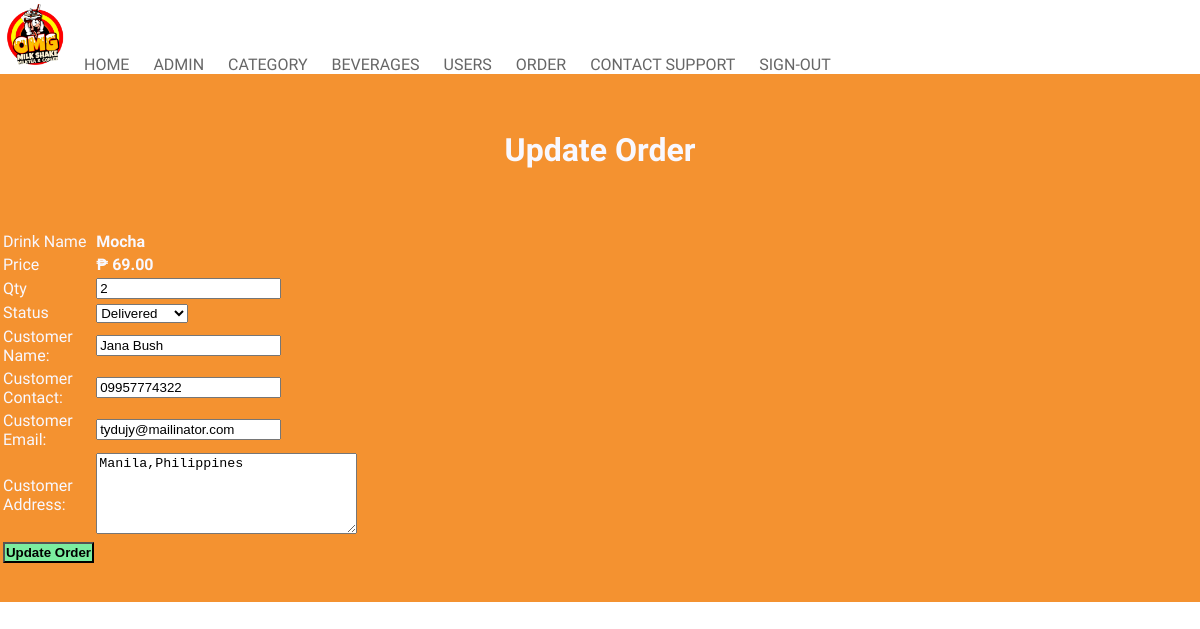
The app's page /admin/update-order.php?id=3 with its own data.
### tables this page shows
CREATE TABLE `tbl_order` (
  `id` int(10) UNSIGNED NOT NULL,
  `user_id` int(100) NOT NULL,
  `drink` varchar(150) NOT NULL,
  `price` decimal(10,2) NOT NULL,
  `qty` int(11) NOT NULL,
  `total` decimal(10,2) NOT NULL,
  `order_date` datetime NOT NULL,
  `status` varchar(50) NOT NULL,
  `customer_name` varchar(150) NOT NULL,
  `customer_contact` varchar(20) NOT NULL,
  `customer_email` varchar(150) NOT NULL,
  `customer_address` varchar(255) NOT NULL,
   `method` varchar(50) NOT NULL
);

### admin/update-order.php (the view, shortened to what this page needs)
<?php include('partials/nav.php'); ?>
<?php include ('../config/constants.php');?>
<div class="main-content">
    <div class="wrapper">
        <h1><center>Update Order<center></h1>
        <br><br>
        <?php
            if(isset($_GET['id']))
            {
                $id=$_GET['id'];
                $sql = "SELECT * FROM tbl_order WHERE id=$id";
                $res = mysqli_query($conn, $sql);
                $count = mysqli_num_rows($res);
                if($count==1)
                {
                    $row=mysqli_fetch_assoc($res);
                    $drink = $row['drink'];
                    $price = $row['price'];
                    $qty = $row['qty'];
                    $status = $row['status'];
                    $customer_name = $row['customer_name'];
                    $customer_contact = $row['customer_contact'];
                    $customer_email = $row['customer_email'];
                    $customer_address= $row['customer_address'];
                }
                else
                {
                    header('location:'.SITEURL.'admin/manage-order.php');
                }
            }
            else
            {
                header('location:'.SITEURL.'admin/manage-order.php');
            }
        ?>
        <form action="" method="POST">
            <table class="tbl-30">
                <tr>
                    <td>Drink Name</td>
                    <td><b> <?php echo $drink; ?> </b></td>
                </tr>
                <tr>
                    <td>Price</td>
                    <td>
                        <b> ₱ <?php echo $price; ?></b>
                    </td>
                </tr>
                <tr>
                    <td>Qty</td>
                    <td>
                        <input type="number" name="qty" value="<?php echo $qty; ?>">
                    </td>
                </tr>
                <tr>
                    <td>Status</td>
                    <td>
                        <select name="status">
                            <option <?php if($status=="Delivered"){echo "selected";} ?> value="Delivered">Delivered</option>
                        </select>
                    </td>
                </tr>
                <tr>
                    <td>Customer Name: </td>
                    <td>
                        <input type="text" name="customer_name" value="<?php echo $customer_name; ?>">
                    </td>
                </tr>
                <tr>
                    <td>Customer Contact: </td>
                    <td>
                        <input type="text" name="customer_contact" value="<?php echo $customer_contact; ?>">
                    </td>
                </tr>
                <tr>
                    <td>Customer Email: </td>
                    <td>
                        <input type="text" name="customer_email" value="<?php echo $customer_email; ?>">
                    </td>
                </tr>
                <tr>
                    <td>Customer Address: </td>
                    <td>
                        <textarea name="customer_address" cols="30" rows="5"><?php echo $customer_address; ?></textarea>
                    </td>
                </tr>
                <tr>
                    <td clospan="2">
                        <input type="submit" name="submit" value="Update Order" class="btn-secondary">
                    </td>
                </tr>
            </table>
        </form>
    </div>
</div>

### css/dashb.css (style rules this page uses)
:root { --green:#27ae60; --black:#192a56; --light-color:#666; --box-shadow:0 .5rem 1.5rem rgba(0,0,0, .1); }
body { font-family: 'Andada Pro', serif; margin: auto; padding: inherit; box-sizing: border-box; text-decoration: none; outline: none; border: none; text-transform: capitalize; transition: all .2s linear; color: ghostwhite; }
.wrapper { align-items: center; }
.main-content { background-color: #f49230; padding: 3% 0; }
.tbl-30 { width: 30%; }
.btn-secondary { background-color: #7bed9f; padding: 1%; color: black; text-decoration: none; font-weight: bold; }

### records on screen
tbl_order: drink "Mocha", price "69.00", qty "2", status "Delivered", customer_name "Jana Bush", customer_contact "09957774322", customer_email "tydujy@mailinator.com", customer_address "Manila,Philippines"
